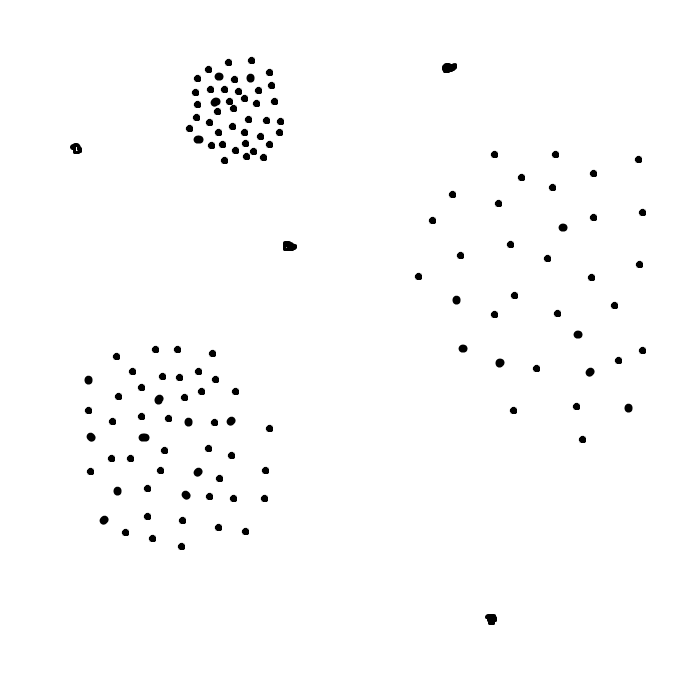
%> input picture toolbox/K-means/densityNoise.bmp, 700 x 700 px
$ octave --eval "result = getData;"   (GNU Octave 9; MATLAB toolbox functions it lacks are replaced by stand-ins)
%> lines starting %> are read from the running program, lines starting %| are printed output that depends on the picture; in (x1, y1, x2, y2) boxes, pixels count from 0 and x2, y2 are one past the last pixel; in counts of white or black regions, pixels touching at a corner belong together; the program's own positions count from 1
% catch data from image
function [corData, w, h] = getData()
src = imread('densityNoise.bmp');
%> src is the input picture: size 700x700x3 uint8; min 0, max 255, mean 251.8
srcImg = im2bw(src); % only the binary image
%> srcImg: size 700x700 logical; 98.8% white; 130 black regions, largest, box (x1, y1, x2, y2) and area: (442, 63, 457, 73) 124, (283, 241, 297, 251) 117, (485, 614, 497, 625) 101

figure,imshow(srcImg,[]);

[w,h] = size(srcImg);
%> w = 700; h = 700
[l,n] = bwlabel(~srcImg);
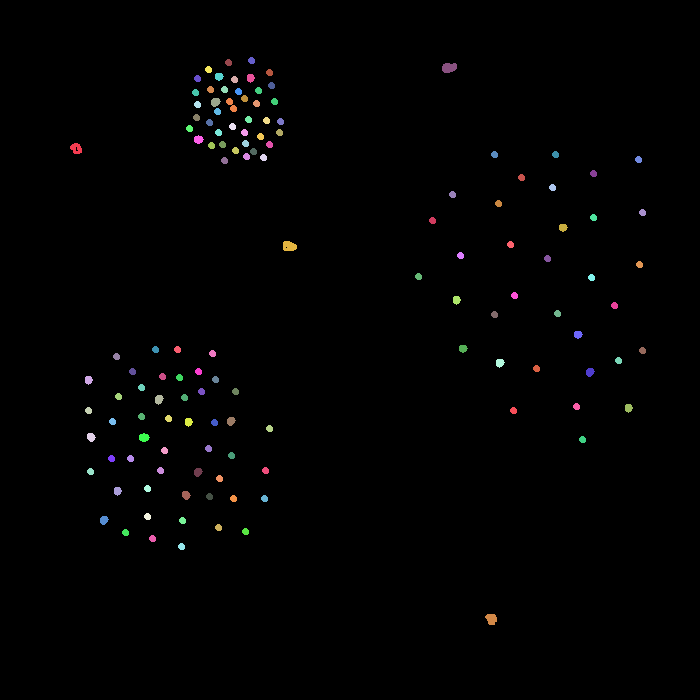
%> l: size 700x700 double; 131 distinct labels, from 0 to 130; one colour per label, 0 black
%> n = 130
cenDotImg = ones(w,h);

for i = 1:n
    [xi,yi] = find(l == i);
    x = ceil(mean(xi));
    y = ceil(mean(yi));

    cenDotImg(x,y) = 0;
end
%> this loop made 130 passes
%> (x, y) on passes 1 to 12: (150, 77), (381, 90), (412, 90), (438, 92), (473, 92), (521, 105), (460, 113), (423, 114), (358, 118), (492, 119), (398, 120), (534, 127)
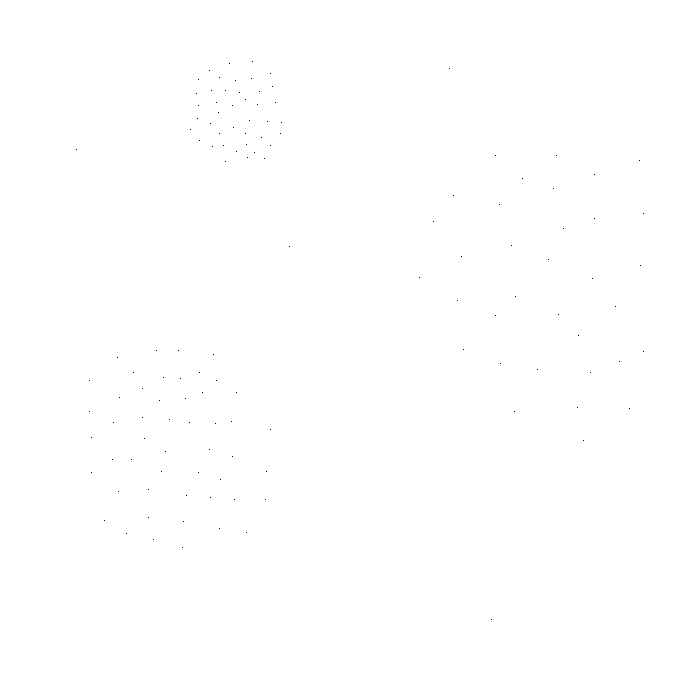
%> cenDotImg: size 700x700 double; values 0 (black) and 1 (white), 100% white; black in thin lines or dots, all inside (x1, y1, x2, y2) = (76, 61, 644, 620)

[xd,yd] = find(cenDotImg == 0);
%> xd = 130 values from 62 to 620; yd = 130 values from 77 to 644
for j = 1:length(xd)
    corData(j,1) = xd(j);%xd
    corData(j,2) = yd(j);%yd
end
%> this loop made 130 passes
%> after the loop, corData = 130 rows, first 12: [150 77; 381 90; 412 90; 438 92; 473 92; 521 105; 460 113; 423 114; 358 118; 492 119; 398 120; 534 127]
%> `result = getData;`: result has the same summary as corData in getData
